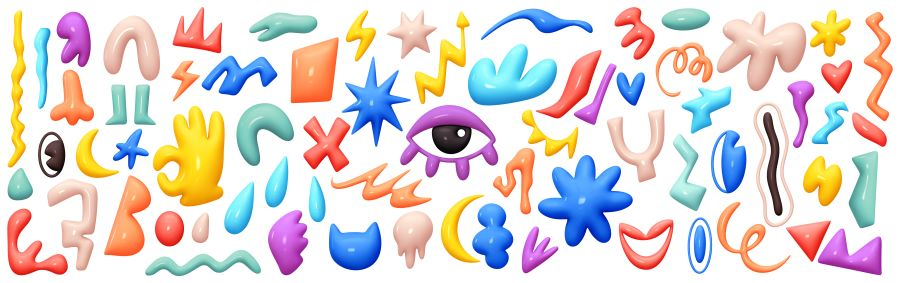
#> input picture Exercices/Data/image_05.jpg, 900 x 283 px
$ python '02_03_Déformer_une_image.py'
#> lines starting #> are read from the running program, lines starting #| are printed output that depends on the picture
import numpy as np
import cv2


color = cv2.imread("../../Data/image_05.jpg", 1)
#> color is the input picture: shape (283, 900, 3); mean B, G, R 212.7, 214.7, 223.2
cv2.imshow("Image",color)
cv2.moveWindow("Image",0,0)


'''
b,g,r = cv2.split(color)

cv2.imshow("Blue",b)
cv2.imshow("Green",g)
cv2.imshow("Red",r)
'''


img = np.zeros([150,200,3],'uint8')
# img[:,:,0] += 255
img[:,:] = (255,0,0)
cv2.imshow("image", img)
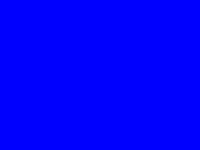
#> window 'image': shape (150, 200, 3); mean B, G, R 255, 0, 0


b,g,r = cv2.split(img)
#> b: shape (150, 200); every value is 255
#> g: shape (150, 200); every value is 0

cv2.imshow("Blue",b)
print(f"La taille de l'image img est : {img.shape}")
print(f"La taille de l'image b est : {b.shape}")
#| La taille de l'image b est : (150, 200)


cv2.waitKey(0)
cv2.destroyAllWindows()
